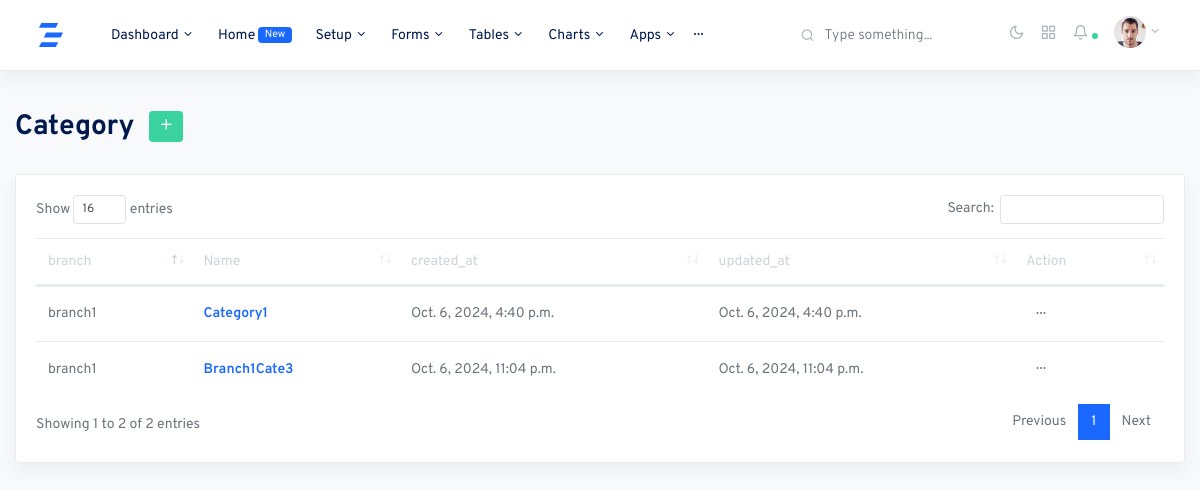
The page /dashboard/1/ (signed in) on the database as committed earlier.
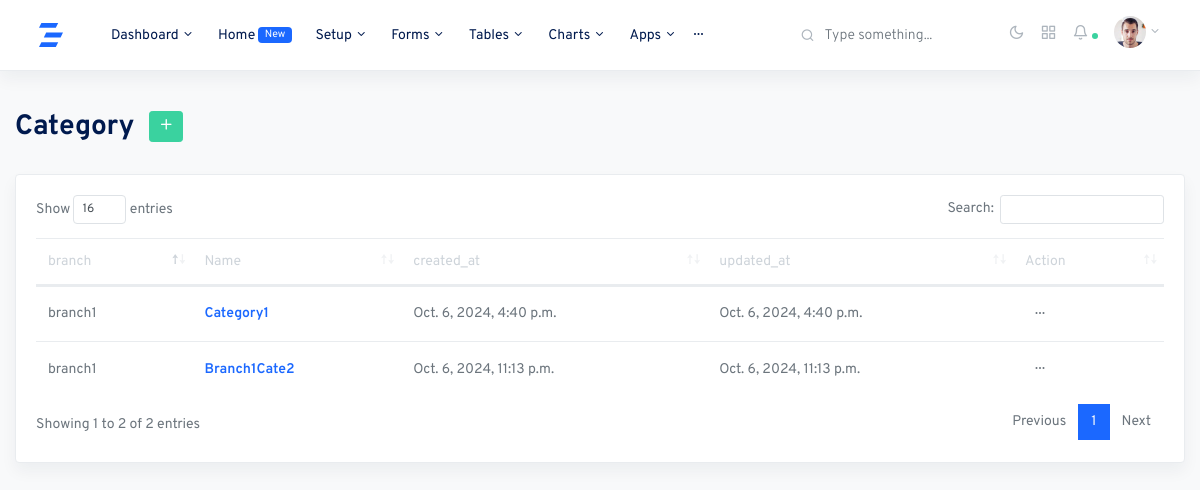
The same page on the database as committed later.
### myapp/models.py (models this page shows, shortened)
class category(models.Model):
    branch = models.ForeignKey(branch, on_delete=models.CASCADE, blank=True, null=True)
    usr = models.ForeignKey(User, on_delete=models.SET_NULL, null=True, blank=True)
    category = models.CharField(max_length=255, blank=True, null=True)
    created_at = models.DateTimeField(auto_now_add=True)
    updated_at = models.DateTimeField(auto_now=True)

class branch(models.Model):
    usr = models.ForeignKey(User, on_delete=models.SET_NULL, null=True, blank=True)
    branch_name = models.CharField(max_length=225,blank=True, null=True)
    phone = models.CharField(max_length=225,blank=True, null=True)
    address = models.CharField(max_length=225,blank=True, null=True)
    created_at = models.DateTimeField(auto_now_add=True)
    updated_at = models.DateTimeField(auto_now=True)
    def __str__(self):
        return self.branch_name

### myapp/views.py (the view)
# urls.py: path('dashboard/<int:id>/', dashboard.as_view(), name='dashboard'),
class dashboard(View):
    def get(self, request, id):
        br = branch.objects.filter(usr=request.user, id=id)
        products = product.objects.filter(branch=id)
        categories = category.objects.filter(branch=id)
        context = {'br':br, 'products':products, 'categories':categories}
        return render(request, 'dashboard.html', context)

### templates/dashboard.html (shortened to what this page needs)
{% extends 'base.html' %}
{% block content %}
<div class="row justify-content-center">
    <div class="col-12">
      <h2 class="mb-2 page-title">Category  <a href="#" class="btn btn-sm m-2 btn-success" data-toggle="modal" data-target="#verticalModal"><span class="fe fe-plus fe-16 text-white"></span></a></h2>
      <div class="row my-4">
        <div class="col-md-12">
          <div class="card shadow">
            <div class="card-body">
              <table class="table datatables" id="categoryview-1">
                <thead>
                  <tr>
                    <th>branch</th>
                    <th>Name</th>
                    <th>created_at</th>
                    <th>updated_at</th>
                    <th>Action</th>
                  </tr>
                </thead>
                <tbody id="categorylist">
                  {% for cat in categories %}
                  <tr class="catlisttr">
                    <td>{{cat.branch}}</td>
                    <td ><a href="{% url 'myapp:product_list_by_category' cat.id %}"><strong class="text-primary">{{cat.category}}</strong></a></td>
                    <td>{{cat.created_at}}</td>
                    <td>{{cat.updated_at}}</td>
                    <td><button class="btn btn-sm dropdown-toggle more-horizontal" type="button" data-toggle="dropdown" aria-haspopup="true" aria-expanded="false">
                      </button>
                    </td>
                  </tr>
                  {% endfor %}
                </tbody>
              </table>
            </div>
          </div>
        </div>
      </div>
    </div>
  </div>
{% endblock content %}

Rows that differ between the two databases and show on the page:
removed category: branch "branch1", category "Branch1Cate3", created_at "Oct. 6, 2024, 11:04 p.m.", updated_at "Oct. 6, 2024, 11:04 p.m."
added category: branch "branch1", category "Branch1Cate2", created_at "Oct. 6, 2024, 11:13 p.m.", updated_at "Oct. 6, 2024, 11:13 p.m."
